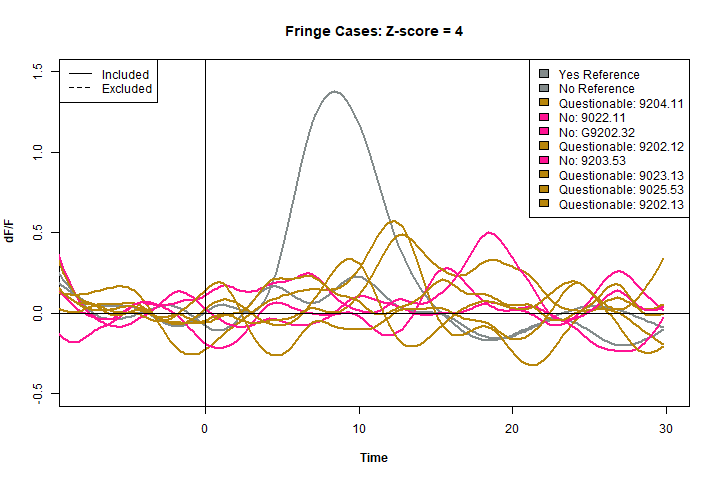

Reproduce this figure in R.
## Required packages
library(data.table)
library(dplyr)
library(tidyverse)
library(gsignal)
library(boxfilter)
library(npreg)
## Open a png file
png(filename = "./plots/zFringe4.png", width = 720, height = 480)
## make the plot
plot(G9202.32$time, G9202.32$dFF, type = "n", xlim = c(-8, 30), ylim = c(-0.5, 1.5), 
     main = "Fringe Cases: Z-score = 4", 
     xlab = substitute(paste(bold('Time'))), ylab = substitute(paste(bold('dF/F'))))
lines(predict(ss.9025.73, G9025.73$time), col = "azure4", lwd = 2)
lines(predict(ss.9023.12, G9023.12$time), col = "azure4", lwd = 2)
lines(predict(ss.9204.11, G9204.11$time), col = "darkgoldenrod", lwd = 2)
lines(predict(ss.9022.11, G9022.11$time), col = "deeppink", lwd = 2)
lines(predict(ss.9202.32, G9202.32$time), col = "deeppink", lwd = 2)
lines(predict(ss.9202.12, G9202.12$time), col = "darkgoldenrod", lwd = 2)
lines(predict(ss.9203.53, G9203.53$time), col = "deeppink", lwd = 2)
lines(predict(ss.9023.13, G9023.13$time), col = "darkgoldenrod", lwd = 2)
lines(predict(ss.9025.53, G9025.53$time), col = "darkgoldenrod", lwd = 2)
lines(predict(ss.9202.13, G9202.13$time), col = "darkgoldenrod", lwd = 2)
legend("topright", 
       legend = c("Yes Reference", "No Reference", 
                  "Questionable: 9204.11", "No: 9022.11", "No: G9202.32",
                  "Questionable: 9202.12", "No: 9203.53", "Questionable: 9023.13",
                  "Questionable: 9025.53", "Questionable: 9202.13"),
       fill = c("azure4", "azure4", "darkgoldenrod", "deeppink", "deeppink",
                "darkgoldenrod", "deeppink", "darkgoldenrod", "darkgoldenrod", "darkgoldenrod"))
legend("topleft", legend = c("Included", "Excluded"), lty = 1:2)
abline(a = 0, b = 0, h = 0, v = 0, lwd = 1)
dev.off()